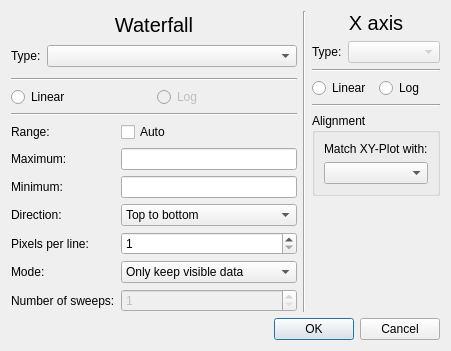
<?xml version="1.0" encoding="UTF-8"?>
<ui version="4.0">
 <class>WaterfallAxisDialog</class>
 <widget class="QDialog" name="WaterfallAxisDialog">
  <property name="windowModality">
   <enum>Qt::NonModal</enum>
  </property>
  <property name="geometry">
   <rect>
    <x>0</x>
    <y>0</y>
    <width>451</width>
    <height>351</height>
   </rect>
  </property>
  <property name="windowTitle">
   <string>Axis Setup</string>
  </property>
  <property name="modal">
   <bool>true</bool>
  </property>
  <layout class="QVBoxLayout" name="verticalLayout_4">
   <item>
    <layout class="QHBoxLayout" name="horizontalLayout_2">
     <item>
      <layout class="QVBoxLayout" name="verticalLayout">
       <item>
        <widget class="QLabel" name="label_2">
         <property name="font">
          <font>
           <pointsize>15</pointsize>
          </font>
         </property>
         <property name="text">
          <string>Waterfall</string>
         </property>
         <property name="alignment">
          <set>Qt::AlignCenter</set>
         </property>
        </widget>
       </item>
       <item>
        <layout class="QFormLayout" name="formLayout">
         <item row="0" column="0">
          <widget class="QLabel" name="label">
           <property name="text">
            <string>Type:</string>
           </property>
          </widget>
         </item>
         <item row="0" column="1">
          <widget class="QComboBox" name="Wtype"/>
         </item>
        </layout>
       </item>
       <item>
        <widget class="Line" name="line">
         <property name="orientation">
          <enum>Qt::Horizontal</enum>
         </property>
        </widget>
       </item>
       <item>
        <layout class="QHBoxLayout" name="horizontalLayout">
         <item>
          <widget class="QRadioButton" name="Wlinear">
           <property name="text">
            <string>Linear</string>
           </property>
           <attribute name="buttonGroup">
            <string notr="true">Y1group</string>
           </attribute>
          </widget>
         </item>
         <item>
          <widget class="QRadioButton" name="Wlog">
           <property name="enabled">
            <bool>false</bool>
           </property>
           <property name="text">
            <string>Log</string>
           </property>
           <attribute name="buttonGroup">
            <string notr="true">Y1group</string>
           </attribute>
          </widget>
         </item>
        </layout>
       </item>
       <item>
        <widget class="Line" name="line_2">
         <property name="orientation">
          <enum>Qt::Horizontal</enum>
         </property>
        </widget>
       </item>
       <item>
        <layout class="QFormLayout" name="formLayout_2">
         <item row="0" column="0">
          <widget class="QLabel" name="label_3">
           <property name="text">
            <string>Range:</string>
           </property>
          </widget>
         </item>
         <item row="1" column="0">
          <widget class="QLabel" name="label_4">
           <property name="text">
            <string>Maximum:</string>
           </property>
          </widget>
         </item>
         <item row="1" column="1">
          <widget class="SIUnitEdit" name="Wmax"/>
         </item>
         <item row="2" column="0">
          <widget class="QLabel" name="label_5">
           <property name="text">
            <string>Minimum:</string>
           </property>
          </widget>
         </item>
         <item row="2" column="1">
          <widget class="SIUnitEdit" name="Wmin"/>
         </item>
         <item row="3" column="0">
          <widget class="QLabel" name="label_6">
           <property name="text">
            <string>Direction:</string>
           </property>
          </widget>
         </item>
         <item row="0" column="1">
          <widget class="QCheckBox" name="Wauto">
           <property name="text">
            <string>Auto</string>
           </property>
          </widget>
         </item>
         <item row="3" column="1">
          <widget class="QComboBox" name="Wdir">
           <item>
            <property name="text">
             <string>Top to bottom</string>
            </property>
           </item>
           <item>
            <property name="text">
             <string>Bottom to top</string>
            </property>
           </item>
          </widget>
         </item>
         <item row="4" column="0">
          <widget class="QLabel" name="label_7">
           <property name="text">
            <string>Pixels per line:</string>
           </property>
          </widget>
         </item>
         <item row="4" column="1">
          <widget class="QSpinBox" name="Wpixels">
           <property name="minimum">
            <number>1</number>
           </property>
           <property name="maximum">
            <number>20</number>
           </property>
          </widget>
         </item>
         <item row="5" column="0">
          <widget class="QLabel" name="label_8">
           <property name="text">
            <string>Mode:</string>
           </property>
          </widget>
         </item>
         <item row="5" column="1">
          <widget class="QComboBox" name="Wmode">
           <item>
            <property name="text">
             <string>Only keep visible data</string>
            </property>
           </item>
           <item>
            <property name="text">
             <string>Keep offscreen data</string>
            </property>
           </item>
          </widget>
         </item>
         <item row="6" column="0">
          <widget class="QLabel" name="label_9">
           <property name="text">
            <string>Number of sweeps:</string>
           </property>
          </widget>
         </item>
         <item row="6" column="1">
          <widget class="QSpinBox" name="WmaxSweeps">
           <property name="enabled">
            <bool>false</bool>
           </property>
           <property name="minimum">
            <number>1</number>
           </property>
           <property name="maximum">
            <number>999</number>
           </property>
          </widget>
         </item>
        </layout>
       </item>
      </layout>
     </item>
     <item>
      <widget class="Line" name="line_3">
       <property name="orientation">
        <enum>Qt::Vertical</enum>
       </property>
      </widget>
     </item>
     <item>
      <layout class="QVBoxLayout" name="verticalLayout_3">
       <item>
        <widget class="QLabel" name="label_13">
         <property name="sizePolicy">
          <sizepolicy hsizetype="Preferred" vsizetype="Maximum">
           <horstretch>0</horstretch>
           <verstretch>0</verstretch>
          </sizepolicy>
         </property>
         <property name="font">
          <font>
           <pointsize>15</pointsize>
          </font>
         </property>
         <property name="text">
          <string>X axis</string>
         </property>
         <property name="alignment">
          <set>Qt::AlignCenter</set>
         </property>
        </widget>
       </item>
       <item>
        <layout class="QFormLayout" name="formLayout_5">
         <item row="0" column="0">
          <widget class="QLabel" name="label_14">
           <property name="text">
            <string>Type:</string>
           </property>
          </widget>
         </item>
         <item row="0" column="1">
          <widget class="QComboBox" name="XType">
           <property name="enabled">
            <bool>false</bool>
           </property>
          </widget>
         </item>
        </layout>
       </item>
       <item>
        <widget class="Line" name="line_7">
         <property name="orientation">
          <enum>Qt::Horizontal</enum>
         </property>
        </widget>
       </item>
       <item>
        <layout class="QHBoxLayout" name="horizontalLayout_4">
         <item>
          <widget class="QRadioButton" name="Xlinear">
           <property name="text">
            <string>Linear</string>
           </property>
           <attribute name="buttonGroup">
            <string notr="true">Xgroup</string>
           </attribute>
          </widget>
         </item>
         <item>
          <widget class="QRadioButton" name="Xlog">
           <property name="enabled">
            <bool>true</bool>
           </property>
           <property name="text">
            <string>Log</string>
           </property>
           <attribute name="buttonGroup">
            <string notr="true">Xgroup</string>
           </attribute>
          </widget>
         </item>
        </layout>
       </item>
       <item>
        <widget class="Line" name="line_8">
         <property name="orientation">
          <enum>Qt::Horizontal</enum>
         </property>
        </widget>
       </item>
       <item>
        <widget class="QGroupBox" name="groupBox">
         <property name="title">
          <string>Alignment</string>
         </property>
         <layout class="QVBoxLayout" name="verticalLayout_2">
          <item>
           <widget class="QLabel" name="label_11">
            <property name="text">
             <string>Match XY-Plot with:</string>
            </property>
           </widget>
          </item>
          <item>
           <widget class="QComboBox" name="Xalignment"/>
          </item>
         </layout>
        </widget>
       </item>
       <item>
        <spacer name="verticalSpacer">
         <property name="orientation">
          <enum>Qt::Vertical</enum>
         </property>
         <property name="sizeHint" stdset="0">
          <size>
           <width>20</width>
           <height>40</height>
          </size>
         </property>
        </spacer>
       </item>
      </layout>
     </item>
    </layout>
   </item>
   <item>
    <widget class="QDialogButtonBox" name="buttonBox">
     <property name="orientation">
      <enum>Qt::Horizontal</enum>
     </property>
     <property name="standardButtons">
      <set>QDialogButtonBox::Cancel|QDialogButtonBox::Ok</set>
     </property>
    </widget>
   </item>
  </layout>
 </widget>
 <customwidgets>
  <customwidget>
   <class>SIUnitEdit</class>
   <extends>QLineEdit</extends>
   <header>CustomWidgets/siunitedit.h</header>
  </customwidget>
 </customwidgets>
 <resources/>
 <connections>
  <connection>
   <sender>buttonBox</sender>
   <signal>accepted()</signal>
   <receiver>WaterfallAxisDialog</receiver>
   <slot>accept()</slot>
   <hints>
    <hint type="sourcelabel">
     <x>248</x>
     <y>254</y>
    </hint>
    <hint type="destinationlabel">
     <x>157</x>
     <y>274</y>
    </hint>
   </hints>
  </connection>
  <connection>
   <sender>buttonBox</sender>
   <signal>rejected()</signal>
   <receiver>WaterfallAxisDialog</receiver>
   <slot>reject()</slot>
   <hints>
    <hint type="sourcelabel">
     <x>316</x>
     <y>260</y>
    </hint>
    <hint type="destinationlabel">
     <x>286</x>
     <y>274</y>
    </hint>
   </hints>
  </connection>
 </connections>
 <buttongroups>
  <buttongroup name="Xgroup"/>
  <buttongroup name="Y1group"/>
 </buttongroups>
</ui>
